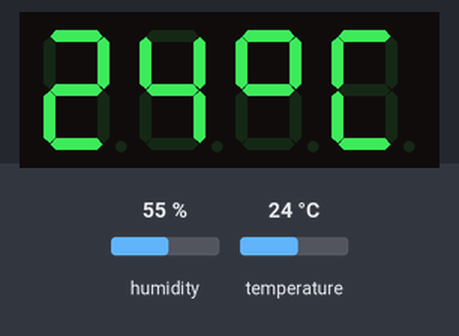
Bench run of a sketch on a simulated Arduino Uno, built for the host (arithmetic inside an expression is 32-bit, double 64-bit). Shown: 4-digit seven-segment display. The inputs (shaded band) are chosen by the test bench; at power-on: humidity 55 %, temperature 24 °C. What the sketch prints to the serial monitor is not drawn.

Above: at 5.9 s.
6.0 s: humidity set to 22 %
At 14.1 s:
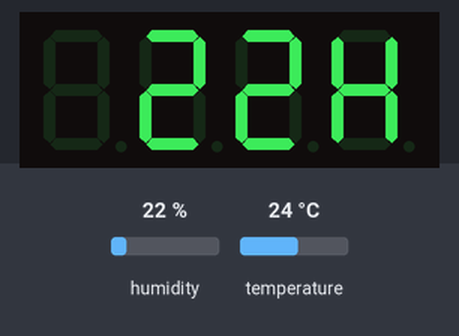
16.7 s: temperature set to 12 °C
At 21.6 s:
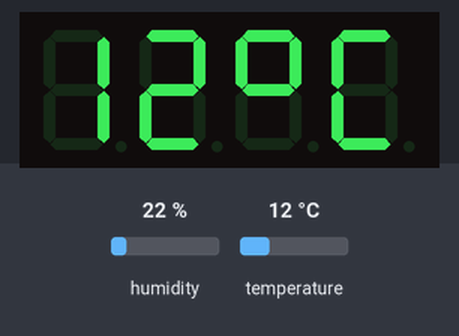
24.5 s: humidity set to 40 %
At 29.4 s:
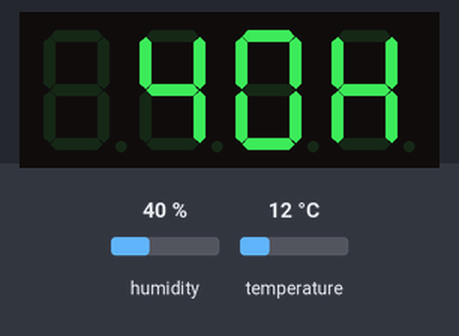
32.1 s: temperature set to 19 °C
At 37.0 s:
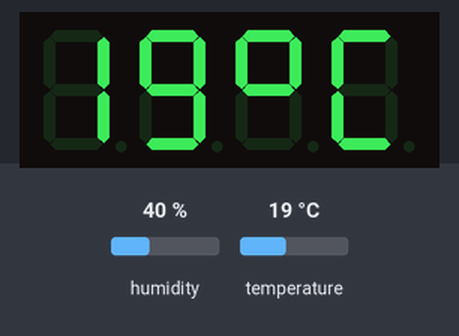
Timing chart, 0 to 38.5 s (numbered marks = the images above; inputs shaded):
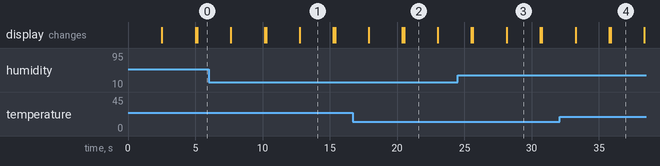

Measured:
- what the display in image 1 shows lasts 2.5 s, from 12.8 s to 15.3 s

The sketch:

Weather-Station.ino
```cpp
#include "SevSeg.h" //https://wokwi.com/projects/342943329015562835
#include "DHT.h"
#include <Sleep_n0m1.h>

#define DHTPIN 14
#define DHTTYPE DHT11

Sleep sleep;
SevSeg sevseg;
DHT dht(DHTPIN, DHTTYPE);

#define PATTERN_CHANGE_TIME 5000
#define LOADING_PATTERN "----"

unsigned long timer = millis() - PATTERN_CHANGE_TIME;


const int button = 19;
const int sensorAlim = 16;

void setup() {
  Serial.begin(9600);

  byte numDigits = 4;
  byte digitPins[] = {13, 10, 9, 7}; //Digits: 1,2,3,4 <--put one resistor (ex: 220 Ohms, or 330 Ohms, etc, on each digit pin)
  byte segmentPins[] = {12, 8, 5, 3, 2, 11, 6, 4}; //Segments: A,B,C,D,E,F,G,Period
  bool resistorsOnSegments = false; // 'false' means resistors are on digit pins
  byte hardwareConfig = COMMON_CATHODE; // See README.md for options
  bool updateWithDelays = false; // Default. Recommended
  bool leadingZeros = false; // Use 'true' if you'd like to keep the leading zeros


  // Initialize 4 digits 7 segments display
  Serial.println("Initializing display...");
  sevseg.begin(hardwareConfig, numDigits, digitPins, segmentPins, resistorsOnSegments, updateWithDelays, leadingZeros);
  sevseg.setBrightness(90);

  // Initialize DHT11 sensors
  Serial.println("Initializing sensors...");
  dht.begin();

  pinMode(button,INPUT);
  pinMode(sensorAlim,OUTPUT);
}

void loop() {
  float temp;
  float hum;

  digitalWrite(16,HIGH);
  sevseg.setChars(LOADING_PATTERN);
  do{
    temp = dht.readTemperature();
    hum = dht.readHumidity();
    sevseg.refreshDisplay();
  }while(isnan(temp) || isnan(hum));

  String stringTemp = String(round(dht.readTemperature()))+"*C";
  String stringHum = " "+String(round(dht.readHumidity()*10)/10)+"h";

  timer = millis();
  sevseg.setChars(stringTemp.c_str());

  while(millis() < (timer + PATTERN_CHANGE_TIME)){
    if (millis() > (timer + PATTERN_CHANGE_TIME/2)){
      sevseg.setChars(stringHum.c_str());
    }
    sevseg.refreshDisplay();
  }
  sevseg.blank();
  digitalWrite(sensorAlim,LOW);
  delay(100); //delay to allow serial to fully print before sleep

  sleep.pwrDownMode(); //set sleep mode

  //Sleep till interrupt pin equals a particular state.
  //In this case "low" is state 0.
  sleep.sleepPinInterrupt(button,LOW); //(interrupt Pin Number, interrupt State)

}
```
